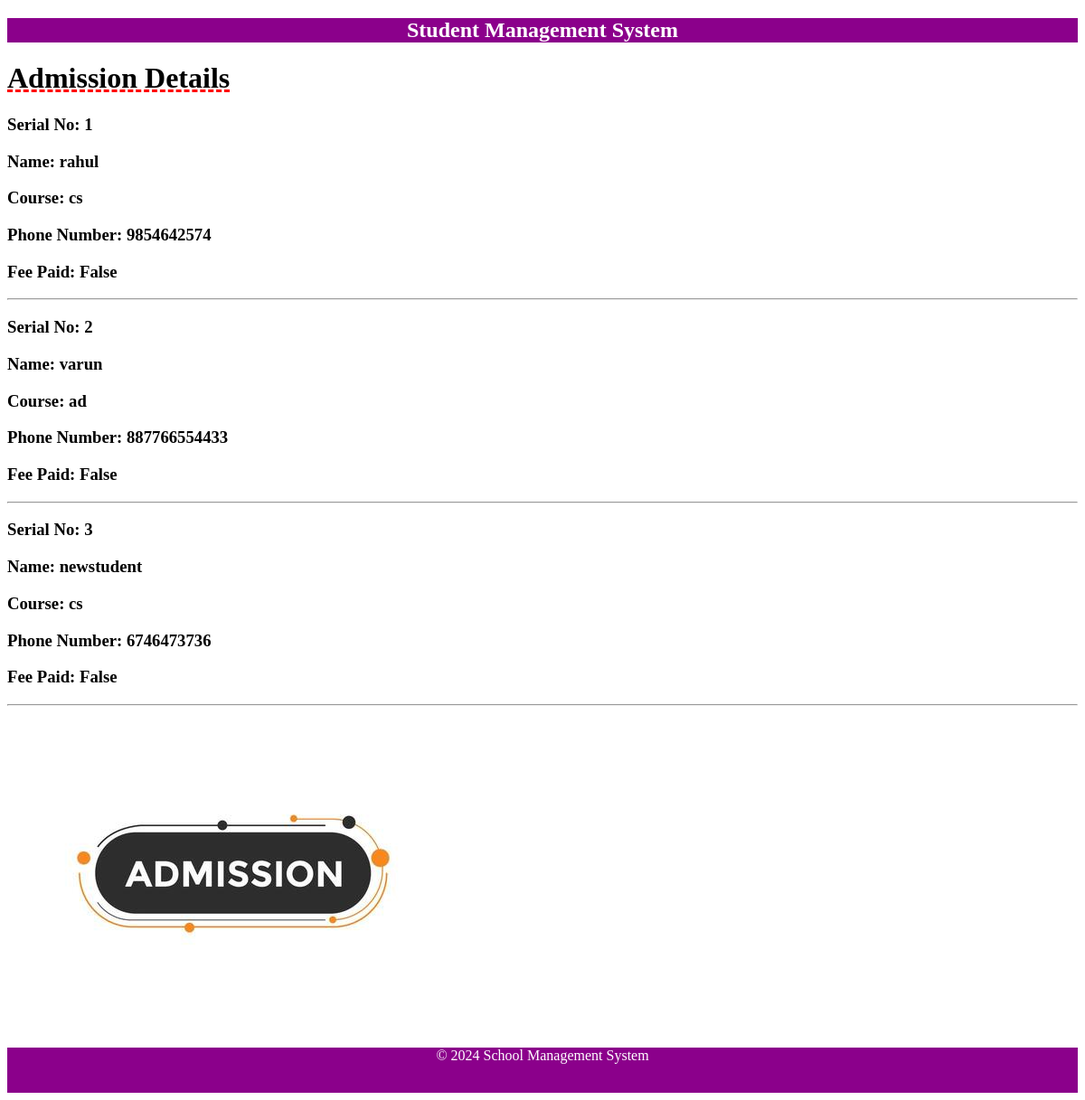
/admission/, run on an earlier commit of the app's database.
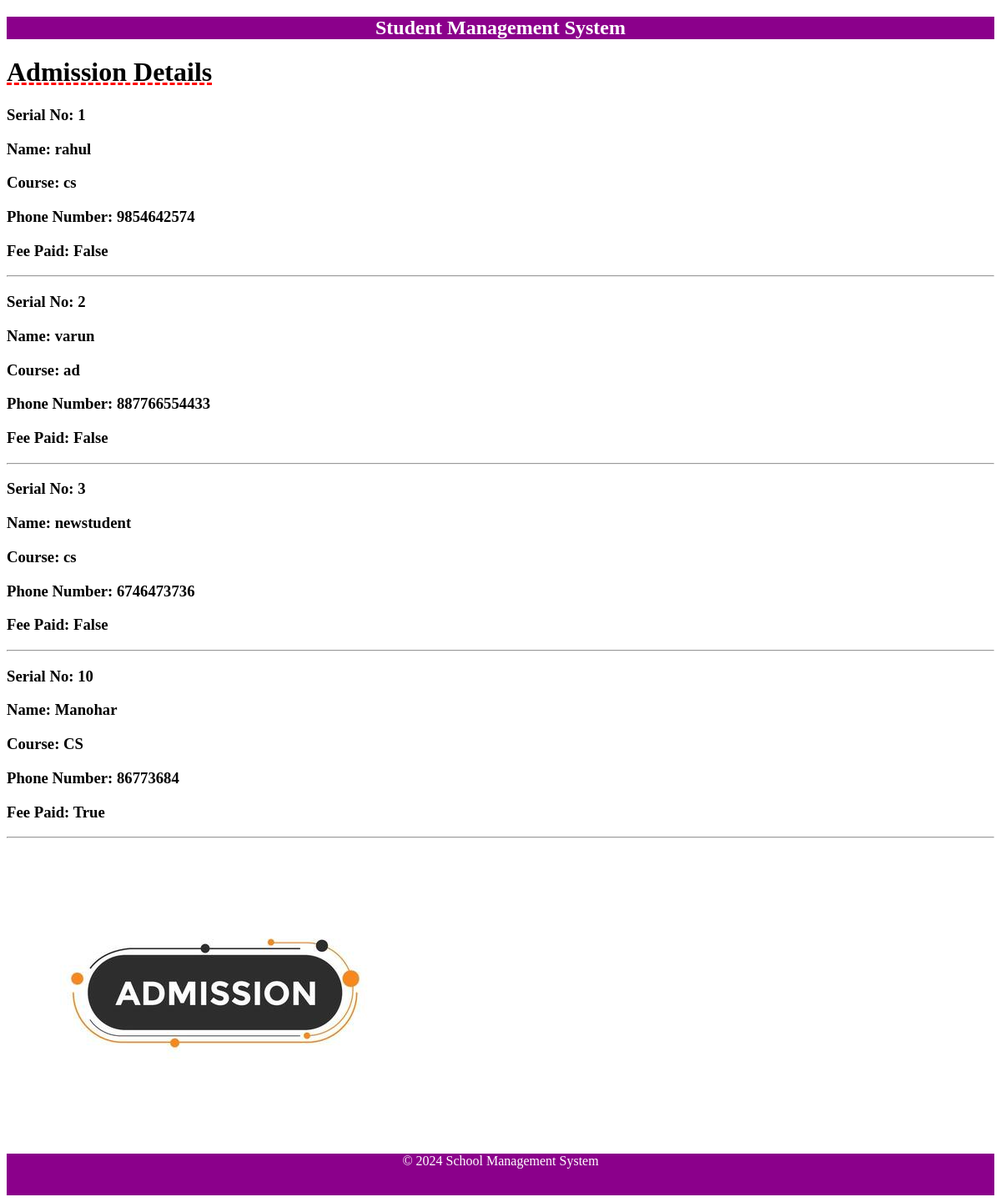
And on a later commit of the database.
### admission/models.py (models this page shows)
class Student(models.Model):
    slno=models.IntegerField(unique=True)
    name=models.CharField(max_length=100)
    course=models.CharField(max_length=100)
    phonenum=models.CharField(max_length=15)
    feepaid=models.BooleanField(default=False)

### admission/views.py (the view)
# urls.py: path('', include('admission.urls')),
def admission(request):
    records=Student.objects.all()#select * from student
    return render(request, 'admission_details.html',{'students':records})

### admission/templates/admission_details.html
{% extends 'base.html' %}
{% load static %}
{% block content %}
<h1>Admission Details</h1>
{% for stud in students %}
    <h3>Serial No: {{ stud.slno }}</h3>
    <h3>Name: {{ stud.name }}</h3>
    <h3>Course: {{ stud.course }}</h3>
    <h3>Phone Number: {{ stud.phonenum }}</h3>
    <h3>Fee Paid: {{ stud.feepaid }}</h3>
    <hr>
{% endfor %}
<img src="{% static 'images/admission.jpg' %}" alt="amission">
{% endblock %}

### templates/base.html (shortened to what this page needs)
<!DOCTYPE html>
<html lang="en">
<head>
</head>
<body>
    <h2 style="text-align: center;background-color: darkmagenta;color:white">Student Management System</h2>
    {% block content %}{% endblock %}
    <footer style="height: 50px; background-color:darkmagenta;color:white;text-align: center;">
        <p>&copy; 2024 School Management System</p>
</body>
</html>

### templates/base.html (style rules this page uses)
h1 { text-decoration: underline red dashed; }

What changed in the data, as far as the page shows it:
added Student: slno "10", name "Manohar", course "CS", phonenum "86773684", feepaid "True"
